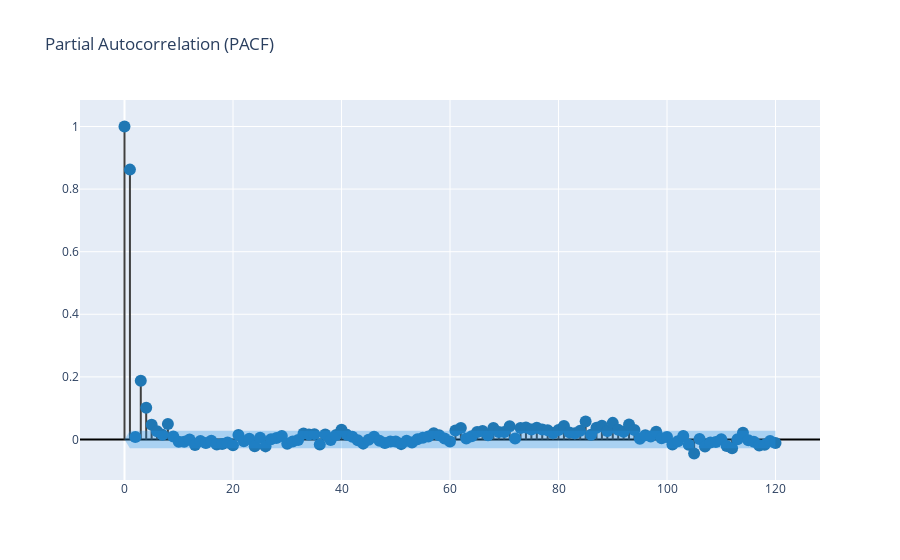

Notebook source saved alongside this figure:
### Markdown cell above
## Partial autocorrelation

### Code cell
from statsmodels.tsa.stattools import pacf, acf
import plotly.graph_objects as go

def create_corr_plot(series, plot_pacf=False):
    corr_array = pacf(series.dropna(), alpha=0.05, nlags=30*4) if plot_pacf else acf(series.dropna(), alpha=0.05, nlags=30*4)
    lower_y = corr_array[1][:,0] - corr_array[0]
    upper_y = corr_array[1][:,1] - corr_array[0]

    fig = go.Figure()
    [fig.add_scatter(x=(x,x), y=(0,corr_array[0][x]), mode='lines',line_color='#3f3f3f') 
     for x in range(len(corr_array[0]))]
    fig.add_scatter(x=np.arange(len(corr_array[0])), y=corr_array[0], mode='markers', marker_color='#1f77b4',
                   marker_size=12)
    fig.add_scatter(x=np.arange(len(corr_array[0])), y=upper_y, mode='lines', line_color='rgba(255,255,255,0)')
    fig.add_scatter(x=np.arange(len(corr_array[0])), y=lower_y, mode='lines',fillcolor='rgba(32, 146, 230,0.3)',
            fill='tonexty', line_color='rgba(255,255,255,0)')
    fig.update_traces(showlegend=False)
    #fig.update_xaxes(range=[-1,42])
    fig.update_yaxes(zerolinecolor='#000000')
    
    title='Partial Autocorrelation (PACF)' if plot_pacf else 'Autocorrelation (ACF)'
    fig.update_layout(title=title)
    fig.show()
    
create_corr_plot(df.netload_kw, plot_pacf=True)

### Figure 1 — Plotly figure (JSON) as saved in the notebook; plotly's stock layout.template omitted (floating-point values rounded to 4 significant figures)
{"data": [{"line": {"color": "#3f3f3f"}, "mode": "lines", "showlegend": false, "type": "scatter", "x": [0, 0], "y": [0, 1]}, {"line": {"color": "#3f3f3f"}, "mode": "lines", "showlegend": false, "type": "scatter", "x": [1, 1], "y": [0, 0.8622]}, {"line": {"color": "#3f3f3f"}, "mode": "lines", "showlegend": false, "type": "scatter", "x": [2, 2], "y": [0, 0.008091]}, {"line": {"color": "#3f3f3f"}, "mode": "lines", "showlegend": false, "type": "scatter", "x": [3, 3], "y": [0, 0.1878]}, {"line": {"color": "#3f3f3f"}, "mode": "lines", "showlegend": false, "type": "scatter", "x": [4, 4], "y": [0, 0.1012]}, {"line": {"color": "#3f3f3f"}, "mode": "lines", "showlegend": false, "type": "scatter", "x": [5, 5], "y": [0, 0.04699]}, {"line": {"color": "#3f3f3f"}, "mode": "lines", "showlegend": false, "type": "scatter", "x": [6, 6], "y": [0, 0.02636]}, {"line": {"color": "#3f3f3f"}, "mode": "lines", "showlegend": false, "type": "scatter", "x": [7, 7], "y": [0, 0.0147]}, {"line": {"color": "#3f3f3f"}, "mode": "lines", "showlegend": false, "type": "scatter", "x": [8, 8], "y": [0, 0.04971]}, {"line": {"color": "#3f3f3f"}, "mode": "lines", "showlegend": false, "type": "scatter", "x": [9, 9], "y": [0, 0.009337]}, {"line": {"color": "#3f3f3f"}, "mode": "lines", "showlegend": false, "type": "scatter", "x": [10, 10], "y": [0, -0.007228]}, {"line": {"color": "#3f3f3f"}, "mode": "lines", "showlegend": false, "type": "scatter", "x": [11, 11], "y": [0, -0.007124]}, {"line": {"color": "#3f3f3f"}, "mode": "lines", "showlegend": false, "type": "scatter", "x": [12, 12], "y": [0, 0.0002035]}, {"line": {"color": "#3f3f3f"}, "mode": "lines", "showlegend": false, "type": "scatter", "x": [13, 13], "y": [0, -0.01781]}, {"line": {"color": "#3f3f3f"}, "mode": "lines", "showlegend": false, "type": "scatter", "x": [14, 14], "y": [0, -0.00462]}, {"line": {"color": "#3f3f3f"}, "mode": "lines", "showlegend": false, "type": "scatter", "x": [15, 15], "y": [0, -0.01155]}, {"line": {"color": "#3f3f3f"}, "mode": "lines", "showlegend": false, "type": "scatter", "x": [16, 16], "y": [0, -0.003724]}, {"line": {"color": "#3f3f3f"}, "mode": "lines", "showlegend": false, "type": "scatter", "x": [17, 17], "y": [0, -0.01609]}, {"line": {"color": "#3f3f3f"}, "mode": "lines", "showlegend": false, "type": "scatter", "x": [18, 18], "y": [0, -0.01469]}, {"line": {"color": "#3f3f3f"}, "mode": "lines", "showlegend": false, "type": "scatter", "x": [19, 19], "y": [0, -0.009537]}, {"line": {"color": "#3f3f3f"}, "mode": "lines", "showlegend": false, "type": "scatter", "x": [20, 20], "y": [0, -0.01833]}, {"line": {"color": "#3f3f3f"}, "mode": "lines", "showlegend": false, "type": "scatter", "x": [21, 21], "y": [0, 0.01407]}, {"line": {"color": "#3f3f3f"}, "mode": "lines", "showlegend": false, "type": "scatter", "x": [22, 22], "y": [0, -0.005412]}, {"line": {"color": "#3f3f3f"}, "mode": "lines", "showlegend": false, "type": "scatter", "x": [23, 23], "y": [0, 0.002402]}, {"line": {"color": "#3f3f3f"}, "mode": "lines", "showlegend": false, "type": "scatter", "x": [24, 24], "y": [0, -0.02184]}, {"line": {"color": "#3f3f3f"}, "mode": "lines", "showlegend": false, "type": "scatter", "x": [25, 25], "y": [0, 0.005667]}, {"line": {"color": "#3f3f3f"}, "mode": "lines", "showlegend": false, "type": "scatter", "x": [26, 26], "y": [0, -0.02208]}, {"line": {"color": "#3f3f3f"}, "mode": "lines", "showlegend": false, "type": "scatter", "x": [27, 27], "y": [0, 0.0004143]}, {"line": {"color": "#3f3f3f"}, "mode": "lines", "showlegend": false, "type": "scatter", "x": [28, 28], "y": [0, 0.004797]}, {"line": {"color": "#3f3f3f"}, "mode": "lines", "showlegend": false, "type": "scatter", "x": [29, 29], "y": [0, 0.01138]}, {"line": {"color": "#3f3f3f"}, "mode": "lines", "showlegend": false, "type": "scatter", "x": [30, 30], "y": [0, -0.01355]}, {"line": {"color": "#3f3f3f"}, "mode": "lines", "showlegend": false, "type": "scatter", "x": [31, 31], "y": [0, -0.006694]}, {"line": {"color": "#3f3f3f"}, "mode": "lines", "showlegend": false, "type": "scatter", "x": [32, 32], "y": [0, -0.002042]}, {"line": {"color": "#3f3f3f"}, "mode": "lines", "showlegend": false, "type": "scatter", "x": [33, 33], "y": [0, 0.01942]}, {"line": {"color": "#3f3f3f"}, "mode": "lines", "showlegend": false, "type": "scatter", "x": [34, 34], "y": [0, 0.01617]}, {"line": {"color": "#3f3f3f"}, "mode": "lines", "showlegend": false, "type": "scatter", "x": [35, 35], "y": [0, 0.01706]}, {"line": {"color": "#3f3f3f"}, "mode": "lines", "showlegend": false, "type": "scatter", "x": [36, 36], "y": [0, -0.01573]}, {"line": {"color": "#3f3f3f"}, "mode": "lines", "showlegend": false, "type": "scatter", "x": [37, 37], "y": [0, 0.01567]}, {"line": {"color": "#3f3f3f"}, "mode": "lines", "showlegend": false, "type": "scatter", "x": [38, 38], "y": [0, -0.001682]}, {"line": {"color": "#3f3f3f"}, "mode": "lines", "showlegend": false, "type": "scatter", "x": [39, 39], "y": [0, 0.01433]}, {"line": {"color": "#3f3f3f"}, "mode": "lines", "showlegend": false, "type": "scatter", "x": [40, 40], "y": [0, 0.03127]}, {"line": {"color": "#3f3f3f"}, "mode": "lines", "showlegend": false, "type": "scatter", "x": [41, 41], "y": [0, 0.01471]}, {"line": {"color": "#3f3f3f"}, "mode": "lines", "showlegend": false, "type": "scatter", "x": [42, 42], "y": [0, 0.008988]}, {"line": {"color": "#3f3f3f"}, "mode": "lines", "showlegend": false, "type": "scatter", "x": [43, 43], "y": [0, -0.002341]}, {"line": {"color": "#3f3f3f"}, "mode": "lines", "showlegend": false, "type": "scatter", "x": [44, 44], "y": [0, -0.01327]}, {"line": {"color": "#3f3f3f"}, "mode": "lines", "showlegend": false, "type": "scatter", "x": [45, 45], "y": [0, -0.00068]}, {"line": {"color": "#3f3f3f"}, "mode": "lines", "showlegend": false, "type": "scatter", "x": [46, 46], "y": [0, 0.009075]}, {"line": {"color": "#3f3f3f"}, "mode": "lines", "showlegend": false, "type": "scatter", "x": [47, 47], "y": [0, -0.004317]}, {"line": {"color": "#3f3f3f"}, "mode": "lines", "showlegend": false, "type": "scatter", "x": [48, 48], "y": [0, -0.01115]}, {"line": {"color": "#3f3f3f"}, "mode": "lines", "showlegend": false, "type": "scatter", "x": [49, 49], "y": [0, -0.006348]}, {"line": {"color": "#3f3f3f"}, "mode": "lines", "showlegend": false, "type": "scatter", "x": [50, 50], "y": [0, -0.006128]}, {"line": {"color": "#3f3f3f"}, "mode": "lines", "showlegend": false, "type": "scatter", "x": [51, 51], "y": [0, -0.01487]}, {"line": {"color": "#3f3f3f"}, "mode": "lines", "showlegend": false, "type": "scatter", "x": [52, 52], "y": [0, -0.004198]}, {"line": {"color": "#3f3f3f"}, "mode": "lines", "showlegend": false, "type": "scatter", "x": [53, 53], "y": [0, -0.009775]}, {"line": {"color": "#3f3f3f"}, "mode": "lines", "showlegend": false, "type": "scatter", "x": [54, 54], "y": [0, 0.0007114]}, {"line": {"color": "#3f3f3f"}, "mode": "lines", "showlegend": false, "type": "scatter", "x": [55, 55], "y": [0, 0.005165]}, {"line": {"color": "#3f3f3f"}, "mode": "lines", "showlegend": false, "type": "scatter", "x": [56, 56], "y": [0, 0.009499]}, {"line": {"color": "#3f3f3f"}, "mode": "lines", "showlegend": false, "type": "scatter", "x": [57, 57], "y": [0, 0.02001]}, {"line": {"color": "#3f3f3f"}, "mode": "lines", "showlegend": false, "type": "scatter", "x": [58, 58], "y": [0, 0.01343]}, {"line": {"color": "#3f3f3f"}, "mode": "lines", "showlegend": false, "type": "scatter", "x": [59, 59], "y": [0, 0.00342]}, {"line": {"color": "#3f3f3f"}, "mode": "lines", "showlegend": false, "type": "scatter", "x": [60, 60], "y": [0, -0.006622]}, {"line": {"color": "#3f3f3f"}, "mode": "lines", "showlegend": false, "type": "scatter", "x": [61, 61], "y": [0, 0.02834]}, {"line": {"color": "#3f3f3f"}, "mode": "lines", "showlegend": false, "type": "scatter", "x": [62, 62], "y": [0, 0.0367]}, {"line": {"color": "#3f3f3f"}, "mode": "lines", "showlegend": false, "type": "scatter", "x": [63, 63], "y": [0, 0.003035]}, {"line": {"color": "#3f3f3f"}, "mode": "lines", "showlegend": false, "type": "scatter", "x": [64, 64], "y": [0, 0.01025]}, {"line": {"color": "#3f3f3f"}, "mode": "lines", "showlegend": false, "type": "scatter", "x": [65, 65], "y": [0, 0.0237]}, {"line": {"color": "#3f3f3f"}, "mode": "lines", "showlegend": false, "type": "scatter", "x": [66, 66], "y": [0, 0.02742]}, {"line": {"color": "#3f3f3f"}, "mode": "lines", "showlegend": false, "type": "scatter", "x": [67, 67], "y": [0, 0.01379]}, {"line": {"color": "#3f3f3f"}, "mode": "lines", "showlegend": false, "type": "scatter", "x": [68, 68], "y": [0, 0.0366]}, {"line": {"color": "#3f3f3f"}, "mode": "lines", "showlegend": false, "type": "scatter", "x": [69, 69], "y": [0, 0.02403]}, {"line": {"color": "#3f3f3f"}, "mode": "lines", "showlegend": false, "type": "scatter", "x": [70, 70], "y": [0, 0.02404]}, {"line": {"color": "#3f3f3f"}, "mode": "lines", "showlegend": false, "type": "scatter", "x": [71, 71], "y": [0, 0.04199]}, {"line": {"color": "#3f3f3f"}, "mode": "lines", "showlegend": false, "type": "scatter", "x": [72, 72], "y": [0, 0.002977]}, {"line": {"color": "#3f3f3f"}, "mode": "lines", "showlegend": false, "type": "scatter", "x": [73, 73], "y": [0, 0.03693]}, {"line": {"color": "#3f3f3f"}, "mode": "lines", "showlegend": false, "type": "scatter", "x": [74, 74], "y": [0, 0.03815]}, {"line": {"color": "#3f3f3f"}, "mode": "lines", "showlegend": false, "type": "scatter", "x": [75, 75], "y": [0, 0.03172]}, {"line": {"color": "#3f3f3f"}, "mode": "lines", "showlegend": false, "type": "scatter", "x": [76, 76], "y": [0, 0.03764]}, {"line": {"color": "#3f3f3f"}, "mode": "lines", "showlegend": false, "type": "scatter", "x": [77, 77], "y": [0, 0.03202]}, {"line": {"color": "#3f3f3f"}, "mode": "lines", "showlegend": false, "type": "scatter", "x": [78, 78], "y": [0, 0.02958]}, {"line": {"color": "#3f3f3f"}, "mode": "lines", "showlegend": false, "type": "scatter", "x": [79, 79], "y": [0, 0.0209]}, {"line": {"color": "#3f3f3f"}, "mode": "lines", "showlegend": false, "type": "scatter", "x": [80, 80], "y": [0, 0.02995]}, {"line": {"color": "#3f3f3f"}, "mode": "lines", "showlegend": false, "type": "scatter", "x": [81, 81], "y": [0, 0.04341]}, {"line": {"color": "#3f3f3f"}, "mode": "lines", "showlegend": false, "type": "scatter", "x": [82, 82], "y": [0, 0.02265]}, {"line": {"color": "#3f3f3f"}, "mode": "lines", "showlegend": false, "type": "scatter", "x": [83, 83], "y": [0, 0.02013]}, {"line": {"color": "#3f3f3f"}, "mode": "lines", "showlegend": false, "type": "scatter", "x": [84, 84], "y": [0, 0.02794]}, {"line": {"color": "#3f3f3f"}, "mode": "lines", "showlegend": false, "type": "scatter", "x": [85, 85], "y": [0, 0.05742]}, {"line": {"color": "#3f3f3f"}, "mode": "lines", "showlegend": false, "type": "scatter", "x": [86, 86], "y": [0, 0.01491]}, {"line": {"color": "#3f3f3f"}, "mode": "lines", "showlegend": false, "type": "scatter", "x": [87, 87], "y": [0, 0.03761]}, {"line": {"color": "#3f3f3f"}, "mode": "lines", "showlegend": false, "type": "scatter", "x": [88, 88], "y": [0, 0.04379]}, {"line": {"color": "#3f3f3f"}, "mode": "lines", "showlegend": false, "type": "scatter", "x": [89, 89], "y": [0, 0.02684]}, {"line": {"color": "#3f3f3f"}, "mode": "lines", "showlegend": false, "type": "scatter", "x": [90, 90], "y": [0, 0.05305]}, {"line": {"color": "#3f3f3f"}, "mode": "lines", "showlegend": false, "type": "scatter", "x": [91, 91], "y": [0, 0.03133]}, {"line": {"color": "#3f3f3f"}, "mode": "lines", "showlegend": false, "type": "scatter", "x": [92, 92], "y": [0, 0.02503]}, {"line": {"color": "#3f3f3f"}, "mode": "lines", "showlegend": false, "type": "scatter", "x": [93, 93], "y": [0, 0.04773]}, {"line": {"color": "#3f3f3f"}, "mode": "lines", "showlegend": false, "type": "scatter", "x": [94, 94], "y": [0, 0.03059]}, {"line": {"color": "#3f3f3f"}, "mode": "lines", "showlegend": false, "type": "scatter", "x": [95, 95], "y": [0, 0.002434]}, {"line": {"color": "#3f3f3f"}, "mode": "lines", "showlegend": false, "type": "scatter", "x": [96, 96], "y": [0, 0.01316]}, {"line": {"color": "#3f3f3f"}, "mode": "lines", "showlegend": false, "type": "scatter", "x": [97, 97], "y": [0, 0.009625]}, {"line": {"color": "#3f3f3f"}, "mode": "lines", "showlegend": false, "type": "scatter", "x": [98, 98], "y": [0, 0.02437]}, {"line": {"color": "#3f3f3f"}, "mode": "lines", "showlegend": false, "type": "scatter", "x": [99, 99], "y": [0, 0.003986]}, {"line": {"color": "#3f3f3f"}, "mode": "lines", "showlegend": false, "type": "scatter", "x": [100, 100], "y": [0, 0.007654]}, {"line": {"color": "#3f3f3f"}, "mode": "lines", "showlegend": false, "type": "scatter", "x": [101, 101], "y": [0, -0.0161]}, {"line": {"color": "#3f3f3f"}, "mode": "lines", "showlegend": false, "type": "scatter", "x": [102, 102], "y": [0, -0.005911]}, {"line": {"color": "#3f3f3f"}, "mode": "lines", "showlegend": false, "type": "scatter", "x": [103, 103], "y": [0, 0.0109]}, {"line": {"color": "#3f3f3f"}, "mode": "lines", "showlegend": false, "type": "scatter", "x": [104, 104], "y": [0, -0.01704]}, {"line": {"color": "#3f3f3f"}, "mode": "lines", "showlegend": false, "type": "scatter", "x": [105, 105], "y": [0, -0.04482]}, {"line": {"color": "#3f3f3f"}, "mode": "lines", "showlegend": false, "type": "scatter", "x": [106, 106], "y": [0, 0.001201]}, {"line": {"color": "#3f3f3f"}, "mode": "lines", "showlegend": false, "type": "scatter", "x": [107, 107], "y": [0, -0.02217]}, {"line": {"color": "#3f3f3f"}, "mode": "lines", "showlegend": false, "type": "scatter", "x": [108, 108], "y": [0, -0.00967]}, {"line": {"color": "#3f3f3f"}, "mode": "lines", "showlegend": false, "type": "scatter", "x": [109, 109], "y": [0, -0.008098]}, {"line": {"color": "#3f3f3f"}, "mode": "lines", "showlegend": false, "type": "scatter", "x": [110, 110], "y": [0, 0.0006973]}, {"line": {"color": "#3f3f3f"}, "mode": "lines", "showlegend": false, "type": "scatter", "x": [111, 111], "y": [0, -0.02112]}, {"line": {"color": "#3f3f3f"}, "mode": "lines", "showlegend": false, "type": "scatter", "x": [112, 112], "y": [0, -0.02803]}, {"line": {"color": "#3f3f3f"}, "mode": "lines", "showlegend": false, "type": "scatter", "x": [113, 113], "y": [0, 0.0005941]}, {"line": {"color": "#3f3f3f"}, "mode": "lines", "showlegend": false, "type": "scatter", "x": [114, 114], "y": [0, 0.02187]}, {"line": {"color": "#3f3f3f"}, "mode": "lines", "showlegend": false, "type": "scatter", "x": [115, 115], "y": [0, -0.002207]}, {"line": {"color": "#3f3f3f"}, "mode": "lines", "showlegend": false, "type": "scatter", "x": [116, 116], "y": [0, -0.00714]}, {"line": {"color": "#3f3f3f"}, "mode": "lines", "showlegend": false, "type": "scatter", "x": [117, 117], "y": [0, -0.01893]}, {"line": {"color": "#3f3f3f"}, "mode": "lines", "showlegend": false, "type": "scatter", "x": [118, 118], "y": [0, -0.01724]}, {"line": {"color": "#3f3f3f"}, "mode": "lines", "showlegend": false, "type": "scatter", "x": [119, 119], "y": [0, -0.005055]}, {"line": {"color": "#3f3f3f"}, "mode": "lines", "showlegend": false, "type": "scatter", "x": [120, 120], "y": [0, -0.01123]}, {"marker": {"color": "#1f77b4", "size": 12}, "mode": "markers", "showlegend": false, "type": "scatter", "x": [0, 1, 2, 3, 4, 5, 6, 7, 8, 9, 10, 11, 12, 13, 14, 15, 16, 17, 18, 19, 20, 21, 22, 23, 24, 25, 26, 27, 28, 29, 30, 31, 32, 33, 34, 35, 36, 37, 38, 39, 40, 41, 42, 43, 44, 45, 46, 47, 48, 49, 50, 51, 52, 53, 54, 55, 56, 57, 58, 59, 60, 61, 62, 63, 64, 65, 66, 67, 68, 69, 70, 71, 72, 73, 74, 75, 76, 77, 78, 79, 80, 81, 82, 83, 84, 85, 86, 87, 88, 89, 90, 91, 92, 93, 94, 95, 96, 97, 98, 99, 100, 101, 102, 103, 104, 105, 106, 107, 108, 109, 110, 111, 112, 113, 114, 115, 116, 117, 118, 119, 120], "y": [1, 0.8622, 0.008091, 0.1878, 0.1012, 0.04699, 0.02636, 0.0147, 0.04971, 0.009337, -0.007228, -0.007124, 0.0002035, -0.01781, -0.00462, -0.01155, -0.003724, -0.01609, -0.01469, -0.009537, -0.01833, 0.01407, -0.005412, 0.002402, -0.02184, 0.005667, -0.02208, 0.0004143, 0.004797, 0.01138, -0.01355, -0.006694, -0.002042, 0.01942, 0.01617, 0.01706, -0.01573, 0.01567, -0.001682, 0.01433, 0.03127, 0.01471, 0.008988, -0.002341, -0.01327, -0.00068, 0.009075, -0.004317, -0.01115, -0.006348, -0.006128, -0.01487, -0.004198, -0.009775, 0.0007114, 0.005165, 0.009499, 0.02001, 0.01343, 0.00342, -0.006622, 0.02834, 0.0367, 0.003035, 0.01025, 0.0237, 0.02742, 0.01379, 0.0366, 0.02403, 0.02404, 0.04199, 0.002977, 0.03693, 0.03815, 0.03172, 0.03764, 0.03202, 0.02958, 0.0209, 0.02995, 0.04341, 0.02265, 0.02013, 0.02794, 0.05742, 0.01491, 0.03761, 0.04379, 0.02684, 0.05305, 0.03133, 0.02503, 0.04773, 0.03059, 0.002434, 0.01316, 0.009625, 0.02437, 0.003986, 0.007654, -0.0161, -0.005911, 0.0109, -0.01704, -0.04482, 0.001201, -0.02217, -0.00967, -0.008098, 0.0006973, -0.02112, -0.02803, 0.0005941, 0.02187, -0.002207, -0.00714, -0.01893, -0.01724, -0.005055, -0.01123]}, {"line": {"color": "rgba(255,255,255,0)"}, "mode": "lines", "showlegend": false, "type": "scatter", "x": [0, 1, 2, 3, 4, 5, 6, 7, 8, 9, 10, 11, 12, 13, 14, 15, 16, 17, 18, 19, 20, 21, 22, 23, 24, 25, 26, 27, 28, 29, 30, 31, 32, 33, 34, 35, 36, 37, 38, 39, 40, 41, 42, 43, 44, 45, 46, 47, 48, 49, 50, 51, 52, 53, 54, 55, 56, 57, 58, 59, 60, 61, 62, 63, 64, 65, 66, 67, 68, 69, 70, 71, 72, 73, 74, 75, 76, 77, 78, 79, 80, 81, 82, 83, 84, 85, 86, 87, 88, 89, 90, 91, 92, 93, 94, 95, 96, 97, 98, 99, 100, 101, 102, 103, 104, 105, 106, 107, 108, 109, 110, 111, 112, 113, 114, 115, 116, 117, 118, 119, 120], "y": [0, 0.02774, 0.02774, 0.02774, 0.02774, 0.02774, 0.02774, 0.02774, 0.02774, 0.02774, 0.02774, 0.02774, 0.02774, 0.02774, 0.02774, 0.02774, 0.02774, 0.02774, 0.02774, 0.02774, 0.02774, 0.02774, 0.02774, 0.02774, 0.02774, 0.02774, 0.02774, 0.02774, 0.02774, 0.02774, 0.02774, 0.02774, 0.02774, 0.02774, 0.02774, 0.02774, 0.02774, 0.02774, 0.02774, 0.02774, 0.02774, 0.02774, 0.02774, 0.02774, 0.02774, 0.02774, 0.02774, 0.02774, 0.02774, 0.02774, 0.02774, 0.02774, 0.02774, 0.02774, 0.02774, 0.02774, 0.02774, 0.02774, 0.02774, 0.02774, 0.02774, 0.02774, 0.02774, 0.02774, 0.02774, 0.02774, 0.02774, 0.02774, 0.02774, 0.02774, 0.02774, 0.02774, 0.02774, 0.02774, 0.02774, 0.02774, 0.02774, 0.02774, 0.02774, 0.02774, 0.02774, 0.02774, 0.02774, 0.02774, 0.02774, 0.02774, 0.02774, 0.02774, 0.02774, 0.02774, 0.02774, 0.02774, 0.02774, 0.02774, 0.02774, 0.02774, 0.02774, 0.02774, 0.02774, 0.02774, 0.02774, 0.02774, 0.02774, 0.02774, 0.02774, 0.02774, 0.02774, 0.02774, 0.02774, 0.02774, 0.02774, 0.02774, 0.02774, 0.02774, 0.02774, 0.02774, 0.02774, 0.02774, 0.02774, 0.02774, 0.02774]}, {"fill": "tonexty", "fillcolor": "rgba(32, 146, 230,0.3)", "line": {"color": "rgba(255,255,255,0)"}, "mode": "lines", "showlegend": false, "type": "scatter", "x": [0, 1, 2, 3, 4, 5, 6, 7, 8, 9, 10, 11, 12, 13, 14, 15, 16, 17, 18, 19, 20, 21, 22, 23, 24, 25, 26, 27, 28, 29, 30, 31, 32, 33, 34, 35, 36, 37, 38, 39, 40, 41, 42, 43, 44, 45, 46, 47, 48, 49, 50, 51, 52, 53, 54, 55, 56, 57, 58, 59, 60, 61, 62, 63, 64, 65, 66, 67, 68, 69, 70, 71, 72, 73, 74, 75, 76, 77, 78, 79, 80, 81, 82, 83, 84, 85, 86, 87, 88, 89, 90, 91, 92, 93, 94, 95, 96, 97, 98, 99, 100, 101, 102, 103, 104, 105, 106, 107, 108, 109, 110, 111, 112, 113, 114, 115, 116, 117, 118, 119, 120], "y": [0, -0.02774, -0.02774, -0.02774, -0.02774, -0.02774, -0.02774, -0.02774, -0.02774, -0.02774, -0.02774, -0.02774, -0.02774, -0.02774, -0.02774, -0.02774, -0.02774, -0.02774, -0.02774, -0.02774, -0.02774, -0.02774, -0.02774, -0.02774, -0.02774, -0.02774, -0.02774, -0.02774, -0.02774, -0.02774, -0.02774, -0.02774, -0.02774, -0.02774, -0.02774, -0.02774, -0.02774, -0.02774, -0.02774, -0.02774, -0.02774, -0.02774, -0.02774, -0.02774, -0.02774, -0.02774, -0.02774, -0.02774, -0.02774, -0.02774, -0.02774, -0.02774, -0.02774, -0.02774, -0.02774, -0.02774, -0.02774, -0.02774, -0.02774, -0.02774, -0.02774, -0.02774, -0.02774, -0.02774, -0.02774, -0.02774, -0.02774, -0.02774, -0.02774, -0.02774, -0.02774, -0.02774, -0.02774, -0.02774, -0.02774, -0.02774, -0.02774, -0.02774, -0.02774, -0.02774, -0.02774, -0.02774, -0.02774, -0.02774, -0.02774, -0.02774, -0.02774, -0.02774, -0.02774, -0.02774, -0.02774, -0.02774, -0.02774, -0.02774, -0.02774, -0.02774, -0.02774, -0.02774, -0.02774, -0.02774, -0.02774, -0.02774, -0.02774, -0.02774, -0.02774, -0.02774, -0.02774, -0.02774, -0.02774, -0.02774, -0.02774, -0.02774, -0.02774, -0.02774, -0.02774, -0.02774, -0.02774, -0.02774, -0.02774, -0.02774, -0.02774]}], "layout": {"autosize": true, "title": {"text": "Partial Autocorrelation (PACF)"}, "xaxis": {"autorange": true, "range": [-7.625, 127.6], "type": "linear"}, "yaxis": {"autorange": true, "range": [-0.1411, 1.096], "type": "linear", "zerolinecolor": "#000000"}}}
